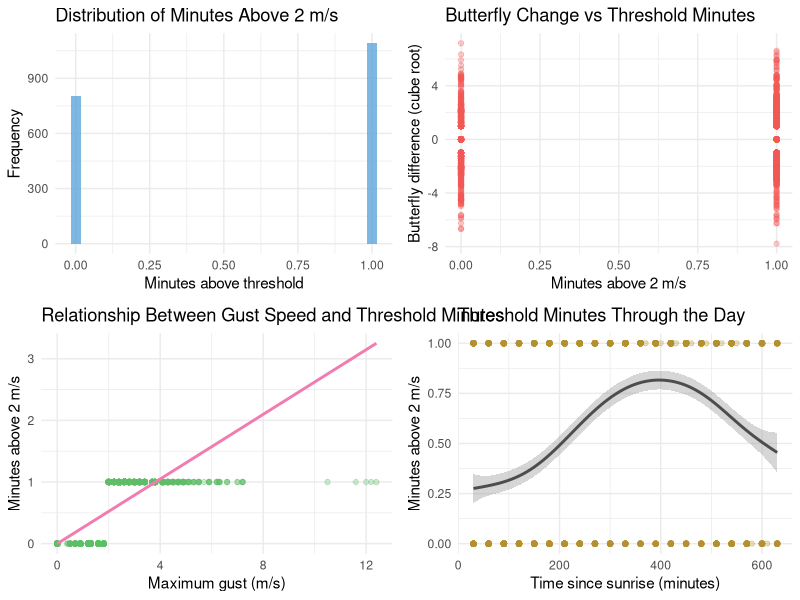
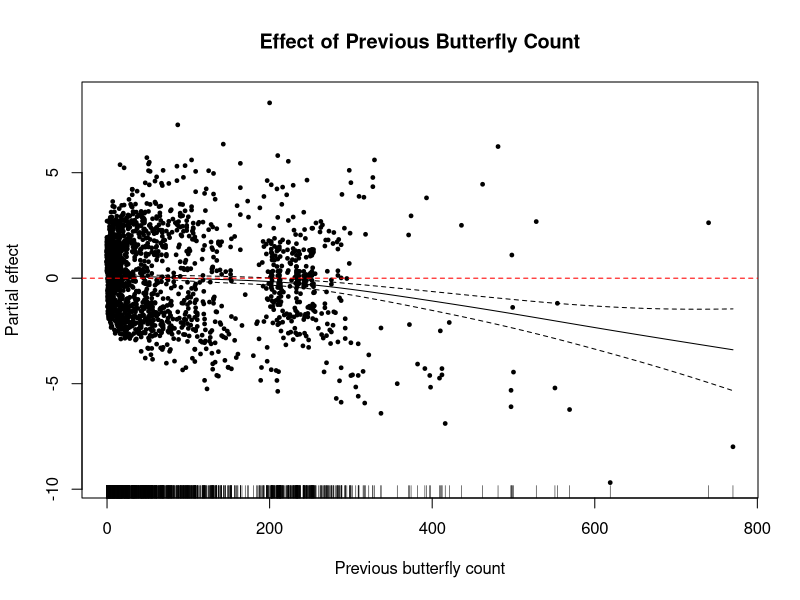

Reproduce these figures in R, in order.
## ---- chunk 1
library(tidyverse)
library(mgcv)
library(nlme)
library(lubridate)
library(knitr)
library(here)
library(gridExtra)

monarch_data <- read_csv(here("data", "monarch_analysis_lag30min.csv"))
## ---- chunk 2
model_data <- monarch_data %>%
  filter(
    !is.na(butterfly_difference_cbrt),
    !is.na(total_butterflies_t_lag),
    !is.na(minutes_above_threshold),
    !is.na(temperature_avg),
    !is.na(butterflies_direct_sun_t_lag),
    !is.na(deployment_id),
    !is.na(deployment_day),
    !is.na(Observer),
    !is.na(observation_order_within_day_t)
  )

cat("Threshold analysis dataset has", nrow(model_data), "observations\n")
## ---- chunk 3
#| fig-width: 10
#| fig-height: 8
p1 <- ggplot(model_data, aes(x = minutes_above_threshold)) +
  geom_histogram(bins = 30, fill = "#5DA5DA", alpha = 0.8) +
  labs(
    title = "Distribution of Minutes Above 2 m/s",
    x = "Minutes above threshold",
    y = "Frequency"
  ) +
  theme_minimal()

p2 <- ggplot(model_data, aes(x = minutes_above_threshold, y = butterfly_difference_cbrt)) +
  geom_point(alpha = 0.3, color = "#F15854") +
  geom_smooth(method = "gam", formula = y ~ s(x), se = TRUE, color = "#DE9D4D") +
  labs(
    title = "Butterfly Change vs Threshold Minutes",
    x = "Minutes above 2 m/s",
    y = "Butterfly difference (cube root)"
  ) +
  theme_minimal()

p3 <- ggplot(model_data, aes(x = max_gust, y = minutes_above_threshold)) +
  geom_point(alpha = 0.3, color = "#60BD68") +
  geom_smooth(method = "lm", se = FALSE, color = "#F17CB0") +
  labs(
    title = "Relationship Between Gust Speed and Threshold Minutes",
    x = "Maximum gust (m/s)",
    y = "Minutes above 2 m/s"
  ) +
  theme_minimal()

p4 <- ggplot(model_data, aes(x = time_within_day_t, y = minutes_above_threshold)) +
  geom_point(alpha = 0.3, color = "#B2912F") +
  geom_smooth(method = "gam", formula = y ~ s(x), se = TRUE, color = "#4D4D4D") +
  labs(
    title = "Threshold Minutes Through the Day",
    x = "Time since sunrise (minutes)",
    y = "Minutes above 2 m/s"
  ) +
  theme_minimal()

grid.arrange(p1, p2, p3, p4, ncol = 2)
## ---- chunk 4
random_structure <- list(deployment_id = ~1, Observer = ~1, deployment_day = ~1)
correlation_structure <- corAR1(form = ~ observation_order_within_day_t | deployment_day)

fit_model_safely <- function(formula_str, data) {
  tryCatch({
      gamm(
        formula = as.formula(formula_str),
        data = data,
        random = random_structure,
        correlation = correlation_structure,
        method = "REML"
      )
    },
    error = function(e) {
      message("Failed to fit model: ", formula_str)
      message("Error: ", e$message)
      NULL
    }
  )
}
## ---- chunk 5
threshold_model_specs <- list(
  "T1" = "butterfly_difference_cbrt ~ total_butterflies_t_lag",
  "T2" = "butterfly_difference_cbrt ~ total_butterflies_t_lag + minutes_above_threshold",
  "T3" = "butterfly_difference_cbrt ~ total_butterflies_t_lag + temperature_avg",
  "T4" = "butterfly_difference_cbrt ~ total_butterflies_t_lag + butterflies_direct_sun_t_lag",
  "T5" = "butterfly_difference_cbrt ~ total_butterflies_t_lag + minutes_above_threshold + temperature_avg",
  "T6" = "butterfly_difference_cbrt ~ total_butterflies_t_lag + minutes_above_threshold + butterflies_direct_sun_t_lag",
  "T7" = "butterfly_difference_cbrt ~ total_butterflies_t_lag + temperature_avg + butterflies_direct_sun_t_lag",
  "T8" = "butterfly_difference_cbrt ~ total_butterflies_t_lag + minutes_above_threshold + temperature_avg + butterflies_direct_sun_t_lag",
  "T9" = "butterfly_difference_cbrt ~ total_butterflies_t_lag + minutes_above_threshold * temperature_avg",
  "T10" = "butterfly_difference_cbrt ~ total_butterflies_t_lag + minutes_above_threshold * butterflies_direct_sun_t_lag",
  "T11" = "butterfly_difference_cbrt ~ total_butterflies_t_lag + temperature_avg * butterflies_direct_sun_t_lag",
  "T12" = "butterfly_difference_cbrt ~ total_butterflies_t_lag + minutes_above_threshold * temperature_avg + butterflies_direct_sun_t_lag",
  "T13" = "butterfly_difference_cbrt ~ total_butterflies_t_lag + minutes_above_threshold * butterflies_direct_sun_t_lag + temperature_avg",
  "T14" = "butterfly_difference_cbrt ~ total_butterflies_t_lag + temperature_avg * butterflies_direct_sun_t_lag + minutes_above_threshold",
  "T15" = "butterfly_difference_cbrt ~ total_butterflies_t_lag + minutes_above_threshold * temperature_avg + minutes_above_threshold * butterflies_direct_sun_t_lag + temperature_avg * butterflies_direct_sun_t_lag",
  "T16" = "butterfly_difference_cbrt ~ total_butterflies_t_lag + minutes_above_threshold * temperature_avg * butterflies_direct_sun_t_lag",
  "T17" = "butterfly_difference_cbrt ~ s(total_butterflies_t_lag) + s(temperature_avg) + s(butterflies_direct_sun_t_lag)",
  "T18" = "butterfly_difference_cbrt ~ s(total_butterflies_t_lag) + temperature_avg + s(butterflies_direct_sun_t_lag)",
  "T19" = "butterfly_difference_cbrt ~ s(total_butterflies_t_lag) + s(minutes_above_threshold) + temperature_avg + s(butterflies_direct_sun_t_lag)",
  "T20" = "butterfly_difference_cbrt ~ s(total_butterflies_t_lag) + s(temperature_avg) + s(butterflies_direct_sun_t_lag)",
  "T21" = "butterfly_difference_cbrt ~ s(total_butterflies_t_lag) + s(minutes_above_threshold) + s(temperature_avg) + s(butterflies_direct_sun_t_lag)",
  "T22" = "butterfly_difference_cbrt ~ s(total_butterflies_t_lag) + temperature_avg + s(butterflies_direct_sun_t_lag) + s(time_within_day_t)",
  "T23" = "butterfly_difference_cbrt ~ s(total_butterflies_t_lag) + s(temperature_avg) + s(butterflies_direct_sun_t_lag) + s(time_within_day_t)",
  "T24" = "butterfly_difference_cbrt ~ s(total_butterflies_t_lag) + s(minutes_above_threshold) + s(temperature_avg) + s(butterflies_direct_sun_t_lag) + s(time_within_day_t)",
  "T25" = "butterfly_difference_cbrt ~ 1",
  "T26" = "butterfly_difference_cbrt ~ minutes_above_threshold",
  "T27" = "butterfly_difference_cbrt ~ temperature_avg",
  "T28" = "butterfly_difference_cbrt ~ butterflies_direct_sun_t_lag",
  "T29" = "butterfly_difference_cbrt ~ minutes_above_threshold + temperature_avg",
  "T30" = "butterfly_difference_cbrt ~ minutes_above_threshold + butterflies_direct_sun_t_lag",
  "T31" = "butterfly_difference_cbrt ~ temperature_avg + butterflies_direct_sun_t_lag",
  "T32" = "butterfly_difference_cbrt ~ minutes_above_threshold + temperature_avg + butterflies_direct_sun_t_lag",
  "T33" = "butterfly_difference_cbrt ~ minutes_above_threshold * temperature_avg",
  "T34" = "butterfly_difference_cbrt ~ minutes_above_threshold * butterflies_direct_sun_t_lag",
  "T35" = "butterfly_difference_cbrt ~ temperature_avg * butterflies_direct_sun_t_lag",
  "T36" = "butterfly_difference_cbrt ~ minutes_above_threshold * temperature_avg + butterflies_direct_sun_t_lag",
  "T37" = "butterfly_difference_cbrt ~ minutes_above_threshold * butterflies_direct_sun_t_lag + temperature_avg",
  "T38" = "butterfly_difference_cbrt ~ temperature_avg * butterflies_direct_sun_t_lag + minutes_above_threshold",
  "T39" = "butterfly_difference_cbrt ~ minutes_above_threshold * temperature_avg + minutes_above_threshold * butterflies_direct_sun_t_lag + temperature_avg * butterflies_direct_sun_t_lag",
  "T40" = "butterfly_difference_cbrt ~ minutes_above_threshold * temperature_avg * butterflies_direct_sun_t_lag",
  "T41" = "butterfly_difference_cbrt ~ s(minutes_above_threshold) + temperature_avg + s(butterflies_direct_sun_t_lag)",
  "T42" = "butterfly_difference_cbrt ~ s(minutes_above_threshold) + s(temperature_avg) + s(butterflies_direct_sun_t_lag)",
  "T43" = "butterfly_difference_cbrt ~ s(minutes_above_threshold) + temperature_avg + s(butterflies_direct_sun_t_lag) + s(time_within_day_t)",
  "T44" = "butterfly_difference_cbrt ~ s(minutes_above_threshold) + s(temperature_avg) + s(butterflies_direct_sun_t_lag) + s(time_within_day_t)"
)

cat("Total threshold candidate models:", length(threshold_model_specs), "\n")
## ---- chunk 6
threshold_fitted_models <- map(threshold_model_specs, ~ fit_model_safely(.x, model_data))
threshold_successful_models <- threshold_fitted_models[!map_lgl(threshold_fitted_models, is.null)]
cat("Successfully fitted", length(threshold_successful_models), "threshold models\n")
## ---- chunk 7
threshold_aic_results <- map_dfr(names(threshold_successful_models), function(model_name) {
  model <- threshold_successful_models[[model_name]]
  tibble(
    Model = model_name,
    Formula = threshold_model_specs[[model_name]],
    AIC = AIC(model$lme),
    LogLik = logLik(model$lme)[1],
    df = attr(logLik(model$lme), "df")
  )
}) %>%
  arrange(AIC)

best_general_formula <- "butterfly_difference_cbrt ~ s(total_butterflies_t_lag) + s(temperature_avg) + s(butterflies_direct_sun_t_lag) + s(time_within_day_t)"
best_general_model <- fit_model_safely(best_general_formula, model_data)
best_general_aic <- AIC(best_general_model$lme)

threshold_aic_results <- threshold_aic_results %>%
  mutate(
    Delta_AIC = AIC - best_general_aic,
    Weight = {
      numerators <- exp(-0.5 * Delta_AIC)
      numerators / sum(numerators)
    }
  )

threshold_aic_results %>%
  select(Model, Formula, AIC, Delta_AIC, Weight, df) %>%
  head(10) %>%
  kable(digits = 3, caption = "Top threshold models ranked by AIC and compared to the best continuous-wind model (M23)")
## ---- chunk 8
get_threshold_pvalue <- function(model) {
  gam_summary <- summary(model$gam)
  pvals <- numeric(0)

  if (!is.null(gam_summary$p.table)) {
    param_rows <- grep("minutes_above_threshold", rownames(gam_summary$p.table), fixed = TRUE)
    if (length(param_rows) > 0) {
      pvals <- c(pvals, gam_summary$p.table[param_rows, "Pr(>|t|)"])
    }
  }

  if (!is.null(gam_summary$s.table)) {
    smooth_rows <- grep("minutes_above_threshold", rownames(gam_summary$s.table), fixed = TRUE)
    if (length(smooth_rows) > 0) {
      pvals <- c(pvals, gam_summary$s.table[smooth_rows, "p-value"])
    }
  }

  if (length(pvals) == 0) {
    return(NA_character_)
  }

  format.pval(min(pvals, na.rm = TRUE), digits = 3)
}

create_readable_terms <- function(formula_str) {
  rhs <- str_remove(formula_str, "^butterfly_difference_cbrt ~ ")
  rhs <- str_replace_all(rhs, "\\n", " ")
  terms <- str_split(rhs, "\\+")[[1]]
  terms <- trimws(terms[terms != ""])

  map_chr(terms, function(term) {
    is_smooth <- startsWith(term, "s(")
    core <- if (is_smooth) str_match(term, "s\\(([^)]+)\\)")[, 2] else term
    readable <- case_when(
      core == "total_butterflies_t_lag" ~ "Previous butterfly count",
      core == "minutes_above_threshold" ~ "Minutes above 2 m/s",
      core == "temperature_avg" ~ "Temperature",
      core == "butterflies_direct_sun_t_lag" ~ "Butterflies in direct sun",
      core == "time_within_day_t" ~ "Time since sunrise",
      TRUE ~ core
    )
    prefix <- "- "
    suffix <- if (is_smooth) "" else " (linear)"
    paste0(prefix, readable, suffix)
  }) %>%
    paste(collapse = "\\n") %>%
    {
      if (. == "") "- intercept only" else .
    }
}

threshold_table <- threshold_aic_results %>%
  mutate(ContainsThreshold = str_detect(Formula, "minutes_above_threshold")) %>%
  filter(ContainsThreshold) %>%
  slice_head(n = 5) %>%
  mutate(
    Terms = map_chr(Formula, create_readable_terms),
    `Wind threshold p-value` = map_chr(Model, ~ {
      if (.x %in% names(threshold_successful_models)) {
        get_threshold_pvalue(threshold_successful_models[[.x]])
      } else {
        NA_character_
      }
    }),
    AIC = round(AIC, 3),
    Delta_AIC = round(Delta_AIC, 3),
    Weight = round(Weight, 4)
  ) %>%
  select(`Model ID` = Model, `Terms included` = Terms, `AIC value` = AIC, `ΔAIC` = Delta_AIC, Weight, `Wind threshold p-value`)

kable(
  threshold_table,
  caption = "Model selection results from sensitivity analysis using wind threshold predictor (minutes with wind speed > 2 m/s). Poor model performance (high ΔAIC values) demonstrates lack of support for the 2 m/s disruption threshold.",
  booktabs = TRUE,
  align = "l"
)
## ---- chunk 9
if (nrow(threshold_aic_results) > 0) {
  best_threshold_model_name <- threshold_aic_results$Model[1]
  best_threshold_model <- threshold_successful_models[[best_threshold_model_name]]

  cat("Best threshold model:", best_threshold_model_name, "\n")
  cat("Formula:", threshold_aic_results$Formula[1], "\n\n")
  summary(best_threshold_model$gam)
} else {
  cat("No threshold models were successfully fitted.\n")
}
## ---- chunk 10
#| fig-width: 10
#| fig-height: 6
if (exists("best_threshold_model") && !is.null(best_threshold_model)) {
  plot(best_threshold_model$gam,
       select = 1,
       main = "Effect of Previous Butterfly Count",
       xlab = "Previous butterfly count",
       ylab = "Partial effect",
       residuals = TRUE,
       pch = 19,
       cex = 0.5)
  abline(h = 0, lty = 2, col = "red")
}
## ---- chunk 11
#| fig-width: 10
#| fig-height: 6
if (exists("best_threshold_model") && !is.null(best_threshold_model)) {
  smooth_terms <- summary(best_threshold_model$gam)$s.table
  smooth_rows <- grep("minutes_above_threshold", rownames(smooth_terms))
  if (length(smooth_rows) > 0) {
    plot(best_threshold_model$gam,
         select = smooth_rows[1] + 1,
         main = "Effect of Minutes Above 2 m/s",
         xlab = "Minutes above threshold",
         ylab = "Partial effect",
         residuals = TRUE,
         pch = 19,
         cex = 0.5)
    abline(h = 0, lty = 2, col = "red")
  } else {
    cat("Best model does not include a smooth for minutes_above_threshold.\n")
  }
}
## ---- chunk 12
export_dir <- here("thesis_exports")
fig_dir <- file.path(export_dir, "figures")
tab_dir <- file.path(export_dir, "tables")
if (!dir.exists(export_dir)) dir.create(export_dir, recursive = TRUE)
if (!dir.exists(fig_dir)) dir.create(fig_dir, recursive = TRUE)
if (!dir.exists(tab_dir)) dir.create(tab_dir, recursive = TRUE)

write_csv(threshold_table, file.path(tab_dir, "threshold_model_selection_table.csv"))
threshold_table_tex <- kable(
  threshold_table,
  format = "latex",
  booktabs = TRUE,
  caption = "Model selection results from sensitivity analysis using wind threshold predictor (minutes with wind speed > 2 m/s). Poor model performance (high ΔAIC values) demonstrates lack of support for the 2 m/s disruption threshold."
)
writeLines(threshold_table_tex, file.path(tab_dir, "threshold_model_selection_table.tex"))
